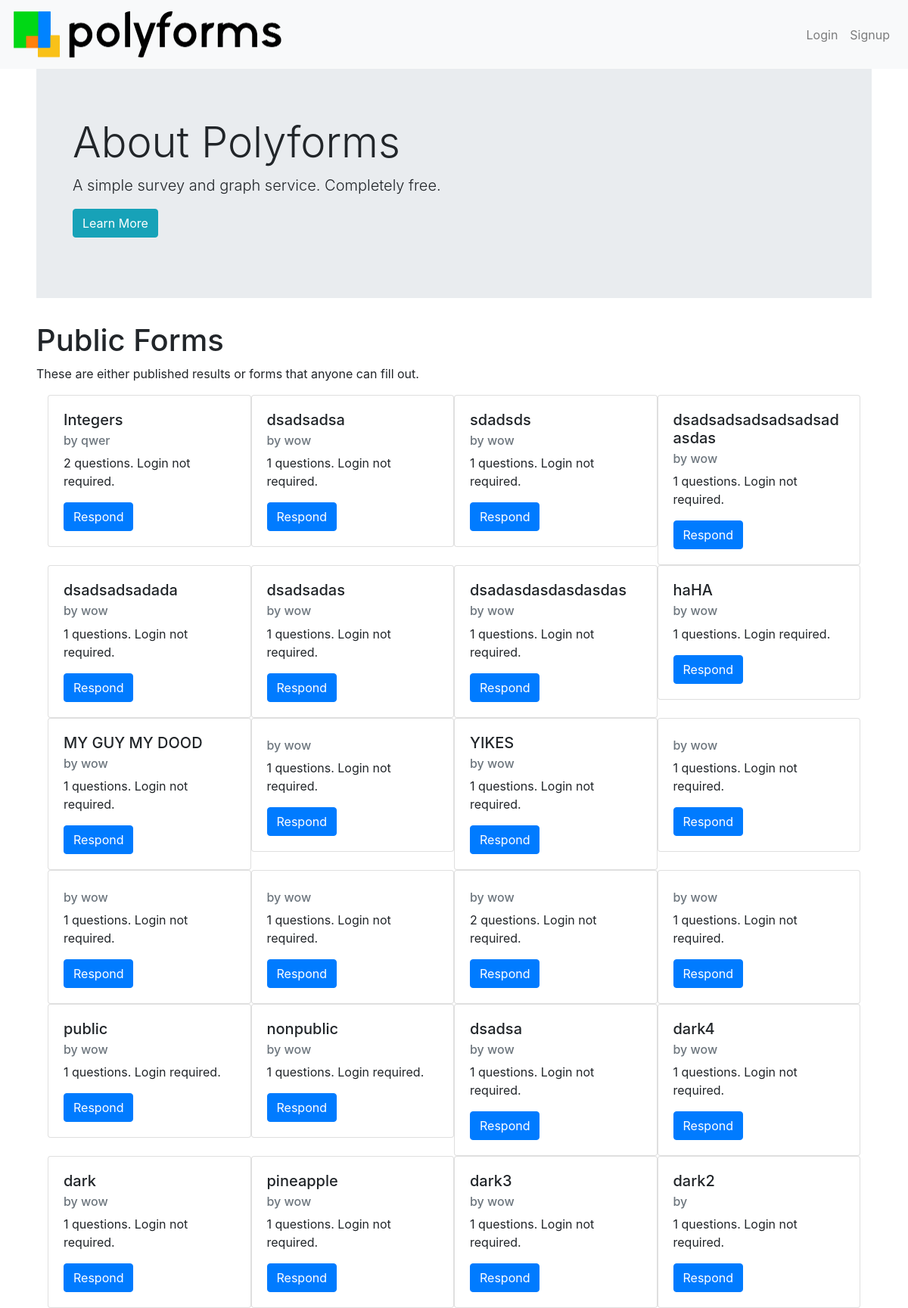
The page / on the database its author committed.
### tables this page shows
CREATE TABLE forms(form_id INTEGER PRIMARY KEY, title TEXT, owner_id INTEGER, login_required INTEGER, public_results INTEGER, theme TEXT, created TEXT, open, message TEXT);

CREATE TABLE accounts(user_id INTEGER PRIMARY KEY, username TEXT, password TEXT, security_question TEXT, security_question_answer TEXT);

### __init__.py (the view)
@app.route('/')
def home_page():
    return render_template("index.html", username=session.get("user", ""), forms=test.get_recent_forms(24))

### utils/test.py (called while the page is built)
def open_db():
    db = sqlite3.connect(main.path_to_db) # open if f exists, otherwise create
    c = db.cursor()                       # facilitate db ops
    return db, c

def tuple_to_dictionary(tuuple, list_of_keys):
    d = {} #the dictionary
    index = 0 #the column index
    while index < len(tuuple):
        d[ list_of_keys[index] ] = tuuple[index]
        index += 1
    return d

def get_recent_forms(amount):
    db, c = open_db()
    c.execute("SELECT form_id FROM forms WHERE open = 1 ORDER BY created DESC LIMIT %s;" % str(amount))
    list_of_ids = c.fetchall()
    close_db(db)
    return [get_form(x[0]) for x in list_of_ids]

### templates/index.html (shortened to what this page needs)
{% extends "base.html" %}
{% block body %}
<div class="jumbotron jumbotron-fluid px-5">
    <h1 class="display-4">About Polyforms</h1>
    <p class="lead">A simple survey and graph service. Completely free.</p>
    <p class="lead"><a href="/about" class="btn btn-info">Learn More</a></p>
</div>
<h1>Public Forms</h1>
<p>These are either published results or forms that anyone can fill out.</p>
<div class="container">
    <div class="row no-gutters">
        {% for form in forms %}
        <div class="col-xs-12 col-sm-6 col-md-4 col-lg-3">
            <div class="card">
                <div class="card-body">
                    <h5 class="card-title">{{ form.title }}</h5>
                    <h6 class="card-subtitle mb-2 text-muted">by {{ form.owner }}</h6>
                    <p class="card-text">
                        {{ form.questions|length }} questions.
                        Login {{ "" if form.login_required else "not" }} required.
                    </p>
                    <a class="btn btn-primary" href="/form/respond?id={{form.id}}">Respond</a>
                </div>
            </div>
        </div>
        {% endfor %}
    </div>
</div>
{% endblock %}

### templates/base.html (shortened to what this page needs)
<!DOCTYPE html>
<html>
  <head>
    <link rel="stylesheet" href="https://stackpath.bootstrapcdn.com/bootstrap/4.1.1/css/bootstrap.min.css">
    <link rel="stylesheet" href="/static/css/base.css">
    <link href="/static/css/c3.min.css" rel="stylesheet">
  </head>
  <body>
    <div id="navbar" role="navigation" class="navbar navbar-expand-md navbar-light bg-light justify-content-between">
      <a class="navbar-brand" href="/">
        <img src="/static/img/logo_full.png" alt="Logo" width="375" height="65">
      </a>
      <div class="collapse navbar-collapse" id="collapseableNavbar">
      {% if username|length == 0 %}
        <ul class="navbar-nav ml-auto">
          <li class="nav-item">
            <a href="/login" class="nav-link">Login</a>
          </li>
          <li class="nav-item">
            <a href="/join" class="nav-link">Signup</a>
          </li>
        </ul>
      {% endif %}
      </div>
    </div>
    <div id="body-block" class="px-sm-3 px-lg-5">
      {% block body %}
      {% endblock %}
    </div>
  </body>
</html>

### rows shown on the page
forms: title "Integers"
accounts: owner "qwer"
forms: title "dsadsadsa"
accounts: owner "wow" "wow" "wow" "wow" "wow" "wow" "wow" "wow" "wow" "wow" "wow" "wow" "wow" "wow" "wow" "wow" "wow" "wow" "wow" "wow" "wow" "wow"
forms: title "sdadsds"
forms: title "dsadsadsadsadsadsadasdas"
forms: title "dsadsadsadada"
forms: title "dsadsadas"
forms: title "dsadasdasdasdasdas"
forms: title "haHA"
forms: title "MY GUY MY DOOD"
forms: title "YIKES"
forms: title "public"
forms: title "nonpublic"
forms: title "dsadsa"
forms: title "dark4"
forms: title "dark"
forms: title "pineapple"
forms: title "dark3"
forms: title "dark2", questions|length "1", login_required "not"

### other values the page prints
{{ "" if form.login_required else "not" }} "not" "not" "not" "not" "not" "not" "not" "not" "not" "not" "not" "not" "not" "not" "not" "not" "not" "not" "not" "not"
